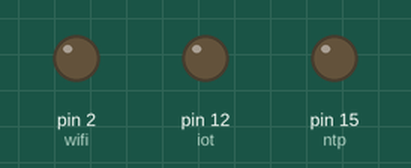
A sketch run on a simulated Arduino Uno, built with avr-gcc and run on an emulated ATmega328P. On the bench: output pins drawn as LEDs (lit = HIGH).

Above: at 0.2 s.
At 1.2 s:
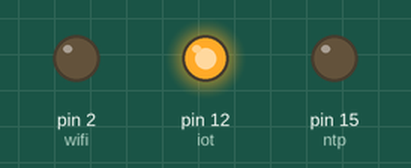
At 2.5 s:
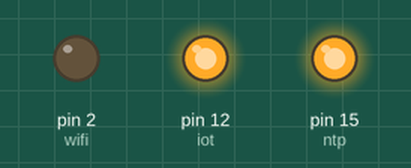
At 3.9 s:
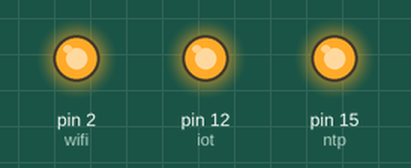
At 4.7 s:
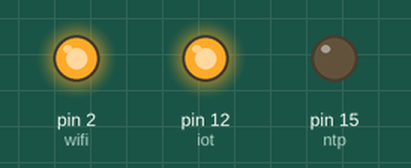
At 6.6 s:
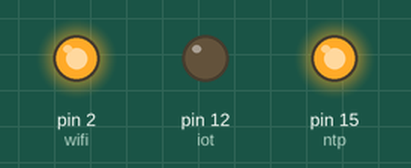
Timing chart, 0 to 7.4 s (numbered marks = the images above):
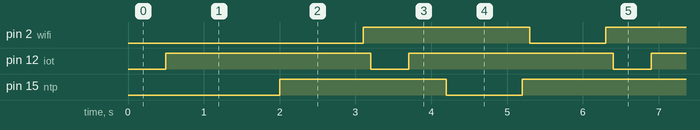

The sketch:

function3.ino
```cpp
int iot = 12;
int ntp = 15;
int wifi = 2;

void setup() {
  pinMode(iot, OUTPUT);
  pinMode(ntp, OUTPUT);
  pinMode(wifi, OUTPUT);

}

void loop() {
  iotblink();
  ntpblink(1000, 100);

  digitalWrite(wifi, LOW);
  delay(wifiblink(100));
  digitalWrite(wifi, HIGH);
  delay(wifiblink(10));

}
```

iot.ino
```cpp
void iotblink(void){
  digitalWrite(iot, LOW);
  delay(500);
  digitalWrite(iot, HIGH);
  delay(500);
}
```

ntp.ino
```cpp
void ntpblink(int value1, int value2){
  digitalWrite(ntp, LOW);
  delay(value1);
  digitalWrite(ntp, HIGH);
  delay(value2);
}
```

wifi.ino
```cpp
int wifiblink(int x){
  int sum = x*10;
  return sum;
}
```

Measured:
- by itself, pin 2 (wifi), pin 15 (ntp): alternates HIGH for 2.2 s and LOW for 1.0 s
- by itself, pin 12 (iot): alternates HIGH for 2.7 s and LOW for 0.50 s
